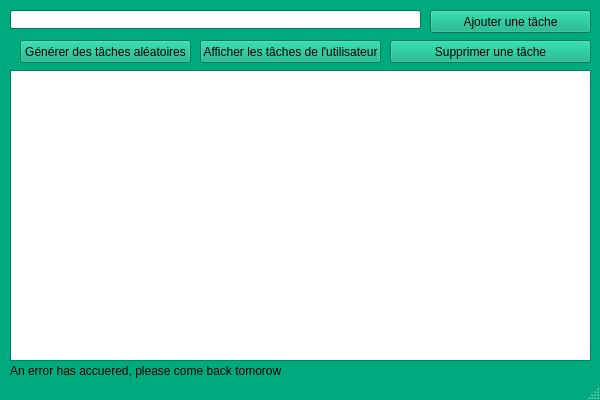
<?xml version="1.0" encoding="UTF-8"?>
<ui version="4.0">
 <class>MainWindow</class>
 <widget class="QMainWindow" name="MainWindow">
  <property name="geometry">
   <rect>
    <x>0</x>
    <y>0</y>
    <width>600</width>
    <height>400</height>
   </rect>
  </property>
  <property name="palette">
   <palette>
    <active>
     <colorrole role="WindowText">
      <brush brushstyle="SolidPattern">
       <color alpha="255">
        <red>0</red>
        <green>0</green>
        <blue>0</blue>
       </color>
      </brush>
     </colorrole>
     <colorrole role="Button">
      <brush brushstyle="SolidPattern">
       <color alpha="255">
        <red>0</red>
        <green>170</green>
        <blue>127</blue>
       </color>
      </brush>
     </colorrole>
     <colorrole role="Light">
      <brush brushstyle="SolidPattern">
       <color alpha="255">
        <red>0</red>
        <green>255</green>
        <blue>190</blue>
       </color>
      </brush>
     </colorrole>
     <colorrole role="Midlight">
      <brush brushstyle="SolidPattern">
       <color alpha="255">
        <red>0</red>
        <green>212</green>
        <blue>158</blue>
       </color>
      </brush>
     </colorrole>
     <colorrole role="Dark">
      <brush brushstyle="SolidPattern">
       <color alpha="255">
        <red>0</red>
        <green>85</green>
        <blue>63</blue>
       </color>
      </brush>
     </colorrole>
     <colorrole role="Mid">
      <brush brushstyle="SolidPattern">
       <color alpha="255">
        <red>0</red>
        <green>113</green>
        <blue>85</blue>
       </color>
      </brush>
     </colorrole>
     <colorrole role="Text">
      <brush brushstyle="SolidPattern">
       <color alpha="255">
        <red>0</red>
        <green>0</green>
        <blue>0</blue>
       </color>
      </brush>
     </colorrole>
     <colorrole role="BrightText">
      <brush brushstyle="SolidPattern">
       <color alpha="255">
        <red>255</red>
        <green>255</green>
        <blue>255</blue>
       </color>
      </brush>
     </colorrole>
     <colorrole role="ButtonText">
      <brush brushstyle="SolidPattern">
       <color alpha="255">
        <red>0</red>
        <green>0</green>
        <blue>0</blue>
       </color>
      </brush>
     </colorrole>
     <colorrole role="Base">
      <brush brushstyle="SolidPattern">
       <color alpha="255">
        <red>255</red>
        <green>255</green>
        <blue>255</blue>
       </color>
      </brush>
     </colorrole>
     <colorrole role="Window">
      <brush brushstyle="SolidPattern">
       <color alpha="255">
        <red>0</red>
        <green>170</green>
        <blue>127</blue>
       </color>
      </brush>
     </colorrole>
     <colorrole role="Shadow">
      <brush brushstyle="SolidPattern">
       <color alpha="255">
        <red>0</red>
        <green>0</green>
        <blue>0</blue>
       </color>
      </brush>
     </colorrole>
     <colorrole role="AlternateBase">
      <brush brushstyle="SolidPattern">
       <color alpha="255">
        <red>127</red>
        <green>212</green>
        <blue>191</blue>
       </color>
      </brush>
     </colorrole>
     <colorrole role="ToolTipBase">
      <brush brushstyle="SolidPattern">
       <color alpha="255">
        <red>255</red>
        <green>255</green>
        <blue>220</blue>
       </color>
      </brush>
     </colorrole>
     <colorrole role="ToolTipText">
      <brush brushstyle="SolidPattern">
       <color alpha="255">
        <red>0</red>
        <green>0</green>
        <blue>0</blue>
       </color>
      </brush>
     </colorrole>
     <colorrole role="PlaceholderText">
      <brush brushstyle="SolidPattern">
       <color alpha="128">
        <red>0</red>
        <green>0</green>
        <blue>0</blue>
       </color>
      </brush>
     </colorrole>
    </active>
    <inactive>
     <colorrole role="WindowText">
      <brush brushstyle="SolidPattern">
       <color alpha="255">
        <red>0</red>
        <green>0</green>
        <blue>0</blue>
       </color>
      </brush>
     </colorrole>
     <colorrole role="Button">
      <brush brushstyle="SolidPattern">
       <color alpha="255">
        <red>0</red>
        <green>170</green>
        <blue>127</blue>
       </color>
      </brush>
     </colorrole>
     <colorrole role="Light">
      <brush brushstyle="SolidPattern">
       <color alpha="255">
        <red>0</red>
        <green>255</green>
        <blue>190</blue>
       </color>
      </brush>
     </colorrole>
     <colorrole role="Midlight">
      <brush brushstyle="SolidPattern">
       <color alpha="255">
        <red>0</red>
        <green>212</green>
        <blue>158</blue>
       </color>
      </brush>
     </colorrole>
     <colorrole role="Dark">
      <brush brushstyle="SolidPattern">
       <color alpha="255">
        <red>0</red>
        <green>85</green>
        <blue>63</blue>
       </color>
      </brush>
     </colorrole>
     <colorrole role="Mid">
      <brush brushstyle="SolidPattern">
       <color alpha="255">
        <red>0</red>
        <green>113</green>
        <blue>85</blue>
       </color>
      </brush>
     </colorrole>
     <colorrole role="Text">
      <brush brushstyle="SolidPattern">
       <color alpha="255">
        <red>0</red>
        <green>0</green>
        <blue>0</blue>
       </color>
      </brush>
     </colorrole>
     <colorrole role="BrightText">
      <brush brushstyle="SolidPattern">
       <color alpha="255">
        <red>255</red>
        <green>255</green>
        <blue>255</blue>
       </color>
      </brush>
     </colorrole>
     <colorrole role="ButtonText">
      <brush brushstyle="SolidPattern">
       <color alpha="255">
        <red>0</red>
        <green>0</green>
        <blue>0</blue>
       </color>
      </brush>
     </colorrole>
     <colorrole role="Base">
      <brush brushstyle="SolidPattern">
       <color alpha="255">
        <red>255</red>
        <green>255</green>
        <blue>255</blue>
       </color>
      </brush>
     </colorrole>
     <colorrole role="Window">
      <brush brushstyle="SolidPattern">
       <color alpha="255">
        <red>0</red>
        <green>170</green>
        <blue>127</blue>
       </color>
      </brush>
     </colorrole>
     <colorrole role="Shadow">
      <brush brushstyle="SolidPattern">
       <color alpha="255">
        <red>0</red>
        <green>0</green>
        <blue>0</blue>
       </color>
      </brush>
     </colorrole>
     <colorrole role="AlternateBase">
      <brush brushstyle="SolidPattern">
       <color alpha="255">
        <red>127</red>
        <green>212</green>
        <blue>191</blue>
       </color>
      </brush>
     </colorrole>
     <colorrole role="ToolTipBase">
      <brush brushstyle="SolidPattern">
       <color alpha="255">
        <red>255</red>
        <green>255</green>
        <blue>220</blue>
       </color>
      </brush>
     </colorrole>
     <colorrole role="ToolTipText">
      <brush brushstyle="SolidPattern">
       <color alpha="255">
        <red>0</red>
        <green>0</green>
        <blue>0</blue>
       </color>
      </brush>
     </colorrole>
     <colorrole role="PlaceholderText">
      <brush brushstyle="SolidPattern">
       <color alpha="128">
        <red>0</red>
        <green>0</green>
        <blue>0</blue>
       </color>
      </brush>
     </colorrole>
    </inactive>
    <disabled>
     <colorrole role="WindowText">
      <brush brushstyle="SolidPattern">
       <color alpha="255">
        <red>0</red>
        <green>85</green>
        <blue>63</blue>
       </color>
      </brush>
     </colorrole>
     <colorrole role="Button">
      <brush brushstyle="SolidPattern">
       <color alpha="255">
        <red>0</red>
        <green>170</green>
        <blue>127</blue>
       </color>
      </brush>
     </colorrole>
     <colorrole role="Light">
      <brush brushstyle="SolidPattern">
       <color alpha="255">
        <red>0</red>
        <green>255</green>
        <blue>190</blue>
       </color>
      </brush>
     </colorrole>
     <colorrole role="Midlight">
      <brush brushstyle="SolidPattern">
       <color alpha="255">
        <red>0</red>
        <green>212</green>
        <blue>158</blue>
       </color>
      </brush>
     </colorrole>
     <colorrole role="Dark">
      <brush brushstyle="SolidPattern">
       <color alpha="255">
        <red>0</red>
        <green>85</green>
        <blue>63</blue>
       </color>
      </brush>
     </colorrole>
     <colorrole role="Mid">
      <brush brushstyle="SolidPattern">
       <color alpha="255">
        <red>0</red>
        <green>113</green>
        <blue>85</blue>
       </color>
      </brush>
     </colorrole>
     <colorrole role="Text">
      <brush brushstyle="SolidPattern">
       <color alpha="255">
        <red>0</red>
        <green>85</green>
        <blue>63</blue>
       </color>
      </brush>
     </colorrole>
     <colorrole role="BrightText">
      <brush brushstyle="SolidPattern">
       <color alpha="255">
        <red>255</red>
        <green>255</green>
        <blue>255</blue>
       </color>
      </brush>
     </colorrole>
     <colorrole role="ButtonText">
      <brush brushstyle="SolidPattern">
       <color alpha="255">
        <red>0</red>
        <green>85</green>
        <blue>63</blue>
       </color>
      </brush>
     </colorrole>
     <colorrole role="Base">
      <brush brushstyle="SolidPattern">
       <color alpha="255">
        <red>0</red>
        <green>170</green>
        <blue>127</blue>
       </color>
      </brush>
     </colorrole>
     <colorrole role="Window">
      <brush brushstyle="SolidPattern">
       <color alpha="255">
        <red>0</red>
        <green>170</green>
        <blue>127</blue>
       </color>
      </brush>
     </colorrole>
     <colorrole role="Shadow">
      <brush brushstyle="SolidPattern">
       <color alpha="255">
        <red>0</red>
        <green>0</green>
        <blue>0</blue>
       </color>
      </brush>
     </colorrole>
     <colorrole role="AlternateBase">
      <brush brushstyle="SolidPattern">
       <color alpha="255">
        <red>0</red>
        <green>170</green>
        <blue>127</blue>
       </color>
      </brush>
     </colorrole>
     <colorrole role="ToolTipBase">
      <brush brushstyle="SolidPattern">
       <color alpha="255">
        <red>255</red>
        <green>255</green>
        <blue>220</blue>
       </color>
      </brush>
     </colorrole>
     <colorrole role="ToolTipText">
      <brush brushstyle="SolidPattern">
       <color alpha="255">
        <red>0</red>
        <green>0</green>
        <blue>0</blue>
       </color>
      </brush>
     </colorrole>
     <colorrole role="PlaceholderText">
      <brush brushstyle="SolidPattern">
       <color alpha="128">
        <red>0</red>
        <green>0</green>
        <blue>0</blue>
       </color>
      </brush>
     </colorrole>
    </disabled>
   </palette>
  </property>
  <property name="windowTitle">
   <string>MainWindow</string>
  </property>
  <widget class="QWidget" name="centralwidget">
   <widget class="QPushButton" name="pushButton_3">
    <property name="geometry">
     <rect>
      <x>390</x>
      <y>40</y>
      <width>201</width>
      <height>23</height>
     </rect>
    </property>
    <property name="text">
     <string>Supprimer une tâche</string>
    </property>
   </widget>
   <widget class="QListWidget" name="listWidget">
    <property name="geometry">
     <rect>
      <x>10</x>
      <y>70</y>
      <width>581</width>
      <height>291</height>
     </rect>
    </property>
   </widget>
   <widget class="QPushButton" name="pushButton_2">
    <property name="geometry">
     <rect>
      <x>430</x>
      <y>10</y>
      <width>161</width>
      <height>23</height>
     </rect>
    </property>
    <property name="text">
     <string>Ajouter une tâche</string>
    </property>
   </widget>
   <widget class="QLineEdit" name="lineEdit">
    <property name="geometry">
     <rect>
      <x>10</x>
      <y>10</y>
      <width>411</width>
      <height>19</height>
     </rect>
    </property>
   </widget>
   <widget class="QPushButton" name="pushButton_4">
    <property name="geometry">
     <rect>
      <x>20</x>
      <y>40</y>
      <width>171</width>
      <height>23</height>
     </rect>
    </property>
    <property name="text">
     <string>Générer des tâches aléatoires</string>
    </property>
   </widget>
   <widget class="QPushButton" name="pushButton_5">
    <property name="geometry">
     <rect>
      <x>200</x>
      <y>40</y>
      <width>181</width>
      <height>23</height>
     </rect>
    </property>
    <property name="text">
     <string>Afficher les tâches de l'utilisateur</string>
    </property>
   </widget>
   <widget class="QLabel" name="label">
    <property name="geometry">
     <rect>
      <x>10</x>
      <y>340</y>
      <width>581</width>
      <height>61</height>
     </rect>
    </property>
    <property name="text">
     <string>An error has accuered, please come back tomorow</string>
    </property>
   </widget>
  </widget>
  <widget class="QStatusBar" name="statusbar"/>
 </widget>
 <resources/>
 <connections/>
</ui>
